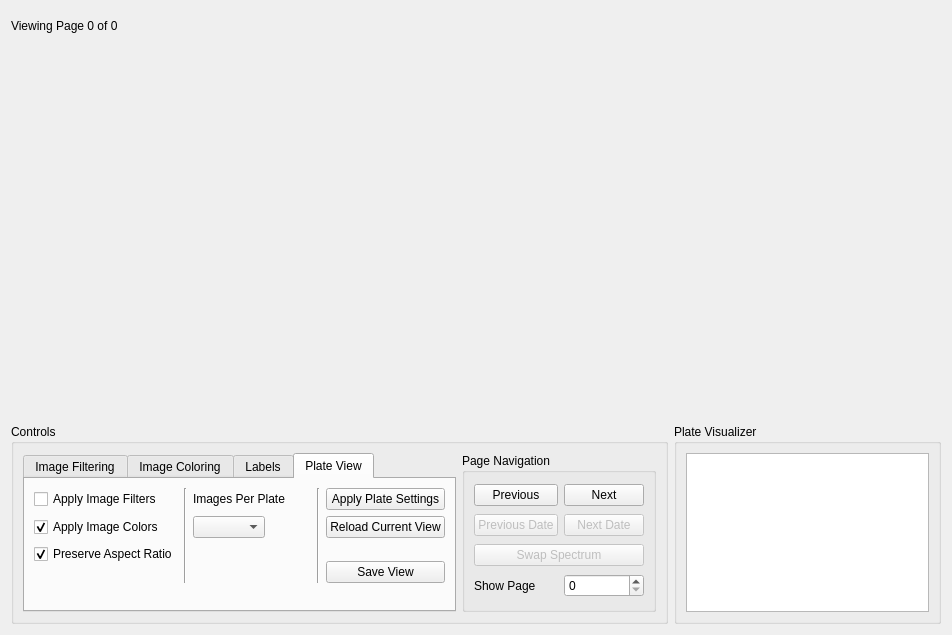
<?xml version="1.0" encoding="UTF-8"?>
<ui version="4.0">
 <class>PlateInspector</class>
 <widget class="QWidget" name="PlateInspector">
  <property name="geometry">
   <rect>
    <x>0</x>
    <y>0</y>
    <width>952</width>
    <height>635</height>
   </rect>
  </property>
  <property name="windowTitle">
   <string>Form</string>
  </property>
  <layout class="QGridLayout" name="gridLayout_7">
   <item row="0" column="0">
    <widget class="QLabel" name="label_18">
     <property name="maximumSize">
      <size>
       <width>200</width>
       <height>30</height>
      </size>
     </property>
     <property name="text">
      <string>Viewing Page 0 of 0</string>
     </property>
    </widget>
   </item>
   <item row="1" column="0" colspan="2">
    <widget class="plateViewer" name="plateViewer" native="true">
     <property name="minimumSize">
      <size>
       <width>200</width>
       <height>0</height>
      </size>
     </property>
     <property name="toolTip">
      <string>&lt;html&gt;&lt;head/&gt;&lt;body&gt;&lt;p&gt;Plate views are displayed here. Each view (page) is a subsection of the entire screening plate.&lt;/p&gt;&lt;/body&gt;&lt;/html&gt;</string>
     </property>
    </widget>
   </item>
   <item row="2" column="0">
    <widget class="QGroupBox" name="groupBox_26">
     <property name="maximumSize">
      <size>
       <width>16777215</width>
       <height>200</height>
      </size>
     </property>
     <property name="title">
      <string>Controls</string>
     </property>
     <layout class="QGridLayout" name="gridLayout_19">
      <item row="0" column="1">
       <widget class="QGroupBox" name="groupBox_29">
        <property name="maximumSize">
         <size>
          <width>250</width>
          <height>16777215</height>
         </size>
        </property>
        <property name="title">
         <string>Page Navigation</string>
        </property>
        <layout class="QGridLayout" name="gridLayout_12">
         <item row="0" column="0">
          <widget class="QPushButton" name="pushButton_17">
           <property name="toolTip">
            <string>&lt;html&gt;&lt;head/&gt;&lt;body&gt;&lt;p&gt;Navigate to previous page of images.&lt;/p&gt;&lt;p&gt;Shortcut: &lt;span style=&quot; font-weight:600;&quot;&gt;Left Arrow Key&lt;/span&gt;&lt;/p&gt;&lt;/body&gt;&lt;/html&gt;</string>
           </property>
           <property name="text">
            <string>Previous</string>
           </property>
           <property name="shortcut">
            <string>Left</string>
           </property>
          </widget>
         </item>
         <item row="1" column="1">
          <widget class="QPushButton" name="pushButton_21">
           <property name="enabled">
            <bool>false</bool>
           </property>
           <property name="toolTip">
            <string>&lt;html&gt;&lt;head/&gt;&lt;body&gt;&lt;p&gt;If enabled, switch to the next date this sample was imaged.&lt;/p&gt;&lt;p&gt;Shortcut: &lt;span style=&quot; font-weight:600;&quot;&gt;Ctrl+Right Arrow Key&lt;/span&gt;&lt;/p&gt;&lt;/body&gt;&lt;/html&gt;</string>
           </property>
           <property name="text">
            <string>Next Date</string>
           </property>
           <property name="shortcut">
            <string>Ctrl+Right</string>
           </property>
          </widget>
         </item>
         <item row="2" column="0" colspan="2">
          <widget class="QPushButton" name="pushButton_22">
           <property name="enabled">
            <bool>false</bool>
           </property>
           <property name="toolTip">
            <string>&lt;html&gt;&lt;head/&gt;&lt;body&gt;&lt;p&gt;If enabled, show this sample in a different imaging spectrum such as UV-TPEF or SHG.&lt;/p&gt;&lt;p&gt;Shortcut: &lt;span style=&quot; font-weight:600;&quot;&gt;Ctrl+Up Arrow Key&lt;/span&gt;&lt;/p&gt;&lt;/body&gt;&lt;/html&gt;</string>
           </property>
           <property name="text">
            <string>Swap Spectrum</string>
           </property>
           <property name="shortcut">
            <string>Ctrl+Up</string>
           </property>
          </widget>
         </item>
         <item row="1" column="0">
          <widget class="QPushButton" name="pushButton_20">
           <property name="enabled">
            <bool>false</bool>
           </property>
           <property name="toolTip">
            <string>&lt;html&gt;&lt;head/&gt;&lt;body&gt;&lt;p&gt;If enabled, switch to the previous date this sample was imaged.&lt;/p&gt;&lt;p&gt;Shortcut: &lt;span style=&quot; font-weight:600;&quot;&gt;Ctrl+Left Arrow Key&lt;/span&gt;&lt;/p&gt;&lt;/body&gt;&lt;/html&gt;</string>
           </property>
           <property name="text">
            <string>Previous Date</string>
           </property>
           <property name="shortcut">
            <string>Ctrl+Left</string>
           </property>
          </widget>
         </item>
         <item row="0" column="1">
          <widget class="QPushButton" name="pushButton_18">
           <property name="toolTip">
            <string>&lt;html&gt;&lt;head/&gt;&lt;body&gt;&lt;p&gt;Navigate to the next page of images.&lt;/p&gt;&lt;p&gt;Shortcut: &lt;span style=&quot; font-weight:600;&quot;&gt;Right Arrow Key&lt;/span&gt;&lt;/p&gt;&lt;/body&gt;&lt;/html&gt;</string>
           </property>
           <property name="text">
            <string>Next</string>
           </property>
           <property name="shortcut">
            <string>Right</string>
           </property>
          </widget>
         </item>
         <item row="3" column="1">
          <widget class="QSpinBox" name="spinBox">
           <property name="toolTip">
            <string>&lt;html&gt;&lt;head/&gt;&lt;body&gt;&lt;p&gt;Navigate directly to a specific page number.&lt;/p&gt;&lt;/body&gt;&lt;/html&gt;</string>
           </property>
          </widget>
         </item>
         <item row="3" column="0">
          <widget class="QLabel" name="label_3">
           <property name="text">
            <string>Show Page</string>
           </property>
          </widget>
         </item>
        </layout>
       </widget>
      </item>
      <item row="0" column="0">
       <widget class="QTabWidget" name="tabWidget">
        <property name="maximumSize">
         <size>
          <width>500</width>
          <height>16777215</height>
         </size>
        </property>
        <property name="toolTip">
         <string/>
        </property>
        <property name="currentIndex">
         <number>3</number>
        </property>
        <widget class="QWidget" name="tab_7">
         <property name="toolTip">
          <string>&lt;html&gt;&lt;head/&gt;&lt;body&gt;&lt;p&gt;Highlight images based on either their MARCO or human classification. Images that meet your filter settings will be shown fully opaque while other images will be made translucent.&lt;/p&gt;&lt;/body&gt;&lt;/html&gt;</string>
         </property>
         <attribute name="title">
          <string>Image Filtering</string>
         </attribute>
         <layout class="QGridLayout" name="gridLayout_4">
          <item row="0" column="0">
           <widget class="QGroupBox" name="groupBox">
            <property name="toolTip">
             <string>Highlight images that meet your selected filters</string>
            </property>
            <property name="title">
             <string>Classifier</string>
            </property>
            <layout class="QVBoxLayout" name="verticalLayout">
             <item>
              <widget class="QCheckBox" name="checkBox_21">
               <property name="text">
                <string>Human</string>
               </property>
              </widget>
             </item>
             <item>
              <widget class="QCheckBox" name="checkBox_22">
               <property name="text">
                <string>MARCO</string>
               </property>
              </widget>
             </item>
            </layout>
           </widget>
          </item>
          <item row="0" column="1">
           <widget class="QGroupBox" name="groupBox_2">
            <property name="title">
             <string>Image Type</string>
            </property>
            <layout class="QGridLayout" name="gridLayout_3">
             <item row="1" column="0">
              <widget class="QCheckBox" name="checkBox_25">
               <property name="text">
                <string>Precipitate</string>
               </property>
              </widget>
             </item>
             <item row="1" column="1">
              <widget class="QCheckBox" name="checkBox_26">
               <property name="text">
                <string>Other</string>
               </property>
              </widget>
             </item>
             <item row="0" column="0">
              <widget class="QCheckBox" name="checkBox_23">
               <property name="text">
                <string>Crystal</string>
               </property>
              </widget>
             </item>
             <item row="0" column="1">
              <widget class="QCheckBox" name="checkBox_24">
               <property name="text">
                <string>Clear</string>
               </property>
              </widget>
             </item>
             <item row="2" column="0">
              <widget class="QCheckBox" name="checkBox_6">
               <property name="text">
                <string>Favorite</string>
               </property>
              </widget>
             </item>
            </layout>
           </widget>
          </item>
         </layout>
        </widget>
        <widget class="QWidget" name="tab_8">
         <property name="toolTip">
          <string>&lt;html&gt;&lt;head/&gt;&lt;body&gt;&lt;p&gt;Color images in the view by either their human (your) classification or MARCO classification. Use the dropdown boxes to pick colors for each image classification.&lt;/p&gt;&lt;/body&gt;&lt;/html&gt;</string>
         </property>
         <attribute name="title">
          <string>Image Coloring</string>
         </attribute>
         <layout class="QGridLayout" name="gridLayout_2">
          <item row="1" column="2">
           <spacer name="horizontalSpacer">
            <property name="orientation">
             <enum>Qt::Horizontal</enum>
            </property>
            <property name="sizeType">
             <enum>QSizePolicy::Fixed</enum>
            </property>
            <property name="sizeHint" stdset="0">
             <size>
              <width>40</width>
              <height>20</height>
             </size>
            </property>
           </spacer>
          </item>
          <item row="1" column="0">
           <widget class="QComboBox" name="comboBox_3">
            <property name="minimumSize">
             <size>
              <width>0</width>
              <height>20</height>
             </size>
            </property>
            <property name="maximumSize">
             <size>
              <width>300</width>
              <height>16777215</height>
             </size>
            </property>
            <property name="toolTip">
             <string/>
            </property>
           </widget>
          </item>
          <item row="0" column="3">
           <widget class="QLabel" name="label_22">
            <property name="text">
             <string>Color Intensity</string>
            </property>
           </widget>
          </item>
          <item row="1" column="1">
           <widget class="QComboBox" name="comboBox">
            <property name="minimumSize">
             <size>
              <width>0</width>
              <height>20</height>
             </size>
            </property>
            <property name="maximumSize">
             <size>
              <width>300</width>
              <height>16777215</height>
             </size>
            </property>
           </widget>
          </item>
          <item row="1" column="3">
           <widget class="QSlider" name="horizontalSlider">
            <property name="maximumSize">
             <size>
              <width>100</width>
              <height>16777215</height>
             </size>
            </property>
            <property name="maximum">
             <number>100</number>
            </property>
            <property name="pageStep">
             <number>1</number>
            </property>
            <property name="sliderPosition">
             <number>50</number>
            </property>
            <property name="orientation">
             <enum>Qt::Horizontal</enum>
            </property>
           </widget>
          </item>
          <item row="0" column="1">
           <widget class="QLabel" name="label_4">
            <property name="text">
             <string>TextLabel</string>
            </property>
           </widget>
          </item>
          <item row="2" column="3">
           <widget class="QLabel" name="label_24">
            <property name="text">
             <string>Classifier</string>
            </property>
           </widget>
          </item>
          <item row="0" column="0">
           <widget class="QLabel" name="label_19">
            <property name="text">
             <string>Crystal</string>
            </property>
           </widget>
          </item>
          <item row="3" column="3">
           <widget class="QRadioButton" name="radioButton">
            <property name="text">
             <string>MARCO</string>
            </property>
            <property name="checked">
             <bool>true</bool>
            </property>
           </widget>
          </item>
          <item row="4" column="3">
           <widget class="QRadioButton" name="radioButton_2">
            <property name="text">
             <string>Human</string>
            </property>
           </widget>
          </item>
          <item row="4" column="1">
           <widget class="QComboBox" name="comboBox_4">
            <property name="minimumSize">
             <size>
              <width>0</width>
              <height>20</height>
             </size>
            </property>
           </widget>
          </item>
          <item row="4" column="0">
           <widget class="QComboBox" name="comboBox_5">
            <property name="minimumSize">
             <size>
              <width>0</width>
              <height>20</height>
             </size>
            </property>
           </widget>
          </item>
          <item row="3" column="1">
           <widget class="QLabel" name="label_20">
            <property name="text">
             <string>TextLabel</string>
            </property>
           </widget>
          </item>
          <item row="3" column="0">
           <widget class="QLabel" name="label_21">
            <property name="text">
             <string>Precipitate</string>
            </property>
           </widget>
          </item>
         </layout>
        </widget>
        <widget class="QWidget" name="tab">
         <property name="toolTip">
          <string>&lt;html&gt;&lt;head/&gt;&lt;body&gt;&lt;p&gt;Select what information should be overlayed onto the images in the current view. Refresh the view for the current settings to be applied.&lt;/p&gt;&lt;/body&gt;&lt;/html&gt;</string>
         </property>
         <attribute name="title">
          <string>Labels</string>
         </attribute>
         <layout class="QGridLayout" name="gridLayout_5">
          <item row="1" column="0">
           <widget class="QCheckBox" name="checkBox">
            <property name="text">
             <string>Date</string>
            </property>
           </widget>
          </item>
          <item row="1" column="1">
           <widget class="QCheckBox" name="checkBox_4">
            <property name="text">
             <string>Human Classification</string>
            </property>
            <property name="checked">
             <bool>true</bool>
            </property>
           </widget>
          </item>
          <item row="3" column="0">
           <widget class="QCheckBox" name="checkBox_3">
            <property name="text">
             <string>Cocktail Number</string>
            </property>
           </widget>
          </item>
          <item row="2" column="1">
           <widget class="QCheckBox" name="checkBox_5">
            <property name="text">
             <string>MARCO Classification</string>
            </property>
           </widget>
          </item>
          <item row="0" column="0" colspan="2">
           <widget class="QLabel" name="label">
            <property name="text">
             <string>Include Checked Labels</string>
            </property>
           </widget>
          </item>
          <item row="2" column="0">
           <widget class="QCheckBox" name="checkBox_2">
            <property name="text">
             <string>Well</string>
            </property>
            <property name="checked">
             <bool>true</bool>
            </property>
           </widget>
          </item>
         </layout>
         <widget class="QLabel" name="label_2">
          <property name="geometry">
           <rect>
            <x>150</x>
            <y>30</y>
            <width>67</width>
            <height>17</height>
           </rect>
          </property>
          <property name="text">
           <string/>
          </property>
         </widget>
        </widget>
        <widget class="QWidget" name="tab_9">
         <attribute name="title">
          <string>Plate View</string>
         </attribute>
         <layout class="QGridLayout" name="gridLayout_6">
          <item row="1" column="5">
           <widget class="QPushButton" name="pushButton_23">
            <property name="toolTip">
             <string>&lt;html&gt;&lt;head/&gt;&lt;body&gt;&lt;p&gt;Reload the current view. Similar to a refresh button. &lt;/p&gt;&lt;p&gt;Shortcut: &lt;span style=&quot; font-weight:600;&quot;&gt;R&lt;/span&gt;&lt;/p&gt;&lt;/body&gt;&lt;/html&gt;</string>
            </property>
            <property name="text">
             <string>Reload Current View</string>
            </property>
           </widget>
          </item>
          <item row="1" column="2">
           <widget class="QComboBox" name="comboBox_7">
            <property name="toolTip">
             <string>&lt;html&gt;&lt;head/&gt;&lt;body&gt;&lt;p&gt;Select the number of images to be shown in each view.&lt;/p&gt;&lt;/body&gt;&lt;/html&gt;</string>
            </property>
           </widget>
          </item>
          <item row="2" column="0">
           <widget class="QCheckBox" name="checkBox_29">
            <property name="toolTip">
             <string>&lt;html&gt;&lt;head/&gt;&lt;body&gt;&lt;p&gt;Keep the aspect ratio of the images in the view. Favors accuracy to the original image over image size. Enabled by default.&lt;/p&gt;&lt;/body&gt;&lt;/html&gt;</string>
            </property>
            <property name="text">
             <string>Preserve Aspect Ratio</string>
            </property>
            <property name="checked">
             <bool>true</bool>
            </property>
           </widget>
          </item>
          <item row="0" column="0">
           <widget class="QCheckBox" name="checkBox_27">
            <property name="toolTip">
             <string>&lt;html&gt;&lt;head/&gt;&lt;body&gt;&lt;p&gt;Apply image filters selected in the &lt;span style=&quot; font-style:italic;&quot;&gt;Image Filtering&lt;/span&gt; tab.&lt;/p&gt;&lt;/body&gt;&lt;/html&gt;</string>
            </property>
            <property name="text">
             <string>Apply Image Filters</string>
            </property>
           </widget>
          </item>
          <item row="0" column="2" colspan="2">
           <widget class="QLabel" name="label_23">
            <property name="text">
             <string>Images Per Plate</string>
            </property>
           </widget>
          </item>
          <item row="1" column="0">
           <widget class="QCheckBox" name="checkBox_28">
            <property name="toolTip">
             <string>&lt;html&gt;&lt;head/&gt;&lt;body&gt;&lt;p&gt;Apply image colorings selected in the&lt;span style=&quot; font-style:italic;&quot;&gt; Image Coloring&lt;/span&gt; tab&lt;/p&gt;&lt;/body&gt;&lt;/html&gt;</string>
            </property>
            <property name="text">
             <string>Apply Image Colors</string>
            </property>
            <property name="checked">
             <bool>true</bool>
            </property>
           </widget>
          </item>
          <item row="1" column="3">
           <spacer name="horizontalSpacer_2">
            <property name="orientation">
             <enum>Qt::Horizontal</enum>
            </property>
            <property name="sizeType">
             <enum>QSizePolicy::Fixed</enum>
            </property>
            <property name="sizeHint" stdset="0">
             <size>
              <width>40</width>
              <height>20</height>
             </size>
            </property>
           </spacer>
          </item>
          <item row="2" column="5" rowspan="3">
           <widget class="QPushButton" name="pushButton">
            <property name="toolTip">
             <string>&lt;html&gt;&lt;head/&gt;&lt;body&gt;&lt;p&gt;Save the current view to an image file. The more images in the current view the longer this will take and the larger the image file will be.&lt;/p&gt;&lt;/body&gt;&lt;/html&gt;</string>
            </property>
            <property name="text">
             <string>Save View</string>
            </property>
           </widget>
          </item>
          <item row="0" column="1" rowspan="4">
           <widget class="Line" name="line">
            <property name="orientation">
             <enum>Qt::Vertical</enum>
            </property>
           </widget>
          </item>
          <item row="0" column="5">
           <widget class="QPushButton" name="pushButton_19">
            <property name="toolTip">
             <string>&lt;html&gt;&lt;head/&gt;&lt;body&gt;&lt;p&gt;Apply the currently selected coloring and filtering options without having to reload the entire view. The &lt;span style=&quot; font-style:italic;&quot;&gt;Apply Image Filters&lt;/span&gt; check box must also be checked.&lt;/p&gt;&lt;p&gt;Shortcut: &lt;span style=&quot; font-weight:600;&quot;&gt;A&lt;/span&gt;&lt;/p&gt;&lt;/body&gt;&lt;/html&gt;</string>
            </property>
            <property name="text">
             <string>Apply Plate Settings</string>
            </property>
            <property name="shortcut">
             <string>A</string>
            </property>
           </widget>
          </item>
          <item row="0" column="4" rowspan="4">
           <widget class="Line" name="line_2">
            <property name="orientation">
             <enum>Qt::Vertical</enum>
            </property>
           </widget>
          </item>
         </layout>
        </widget>
       </widget>
      </item>
     </layout>
    </widget>
   </item>
   <item row="2" column="1">
    <widget class="QGroupBox" name="groupBox_3">
     <property name="maximumSize">
      <size>
       <width>16777215</width>
       <height>200</height>
      </size>
     </property>
     <property name="title">
      <string>Plate Visualizer</string>
     </property>
     <layout class="QGridLayout" name="gridLayout">
      <item row="0" column="0">
       <widget class="PlateVisualizer" name="plateVis">
        <property name="toolTip">
         <string>Representation of what part of the screening plate you are currently viewing.</string>
        </property>
       </widget>
      </item>
     </layout>
    </widget>
   </item>
  </layout>
 </widget>
 <customwidgets>
  <customwidget>
   <class>plateViewer</class>
   <extends>QWidget</extends>
   <header>polo/widgets/plate_viewer.h</header>
   <container>1</container>
  </customwidget>
  <customwidget>
   <class>PlateVisualizer</class>
   <extends>QGraphicsView</extends>
   <header>polo/widgets/plate_visualizer.h</header>
  </customwidget>
 </customwidgets>
 <resources/>
 <connections/>
</ui>
